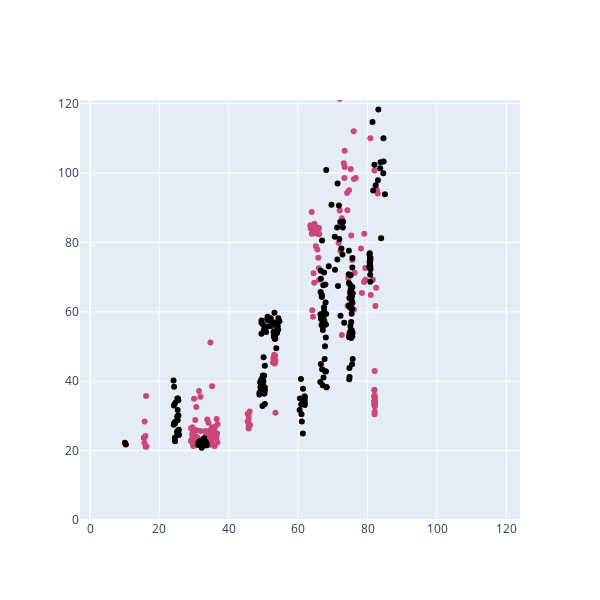

Source (notebook cell):
### Code cell
fig = go.Figure()
fig.add_trace(
    go.Scatter(
        x=tdf.predicted_width,
        y=tdf.mean_width, 
        mode='markers', 
        hoverinfo='text', 
        hovertemplate=tdf.site_no,
        marker=dict(
            color=df.Q_percentile_bin
        )
    )
)
fig.update_layout(
    yaxis_scaleanchor="x",
    yaxis_scaleratio=1,
    width=600,
    height=600,
    xaxis=dict(range=[0, max(tdf.predicted_width.max(), tdf.chan_width.max())]),
    yaxis=dict(range=[0, max(tdf.predicted_width.max(), tdf.chan_width.max())])
)

### Figure 1 — Plotly figure (JSON) as saved in the notebook; plotly's stock layout.template omitted (floating-point values rounded to 4 significant figures; data arrays with more than 128 entries replaced by an {"elided": "..."} marker saying what was removed)
{"data": [{"hoverinfo": "text", "hovertemplate": {"elided": "462 str values"}, "marker": {"color": {"elided": "209 float values"}}, "mode": "markers", "type": "scatter", "x": {"elided": "462 float values"}, "y": {"elided": "462 float values"}}], "layout": {"height": 600, "width": 600, "xaxis": {"range": [0, 121.0]}, "yaxis": {"range": [0, 121.0], "scaleanchor": "x", "scaleratio": 1}}}
